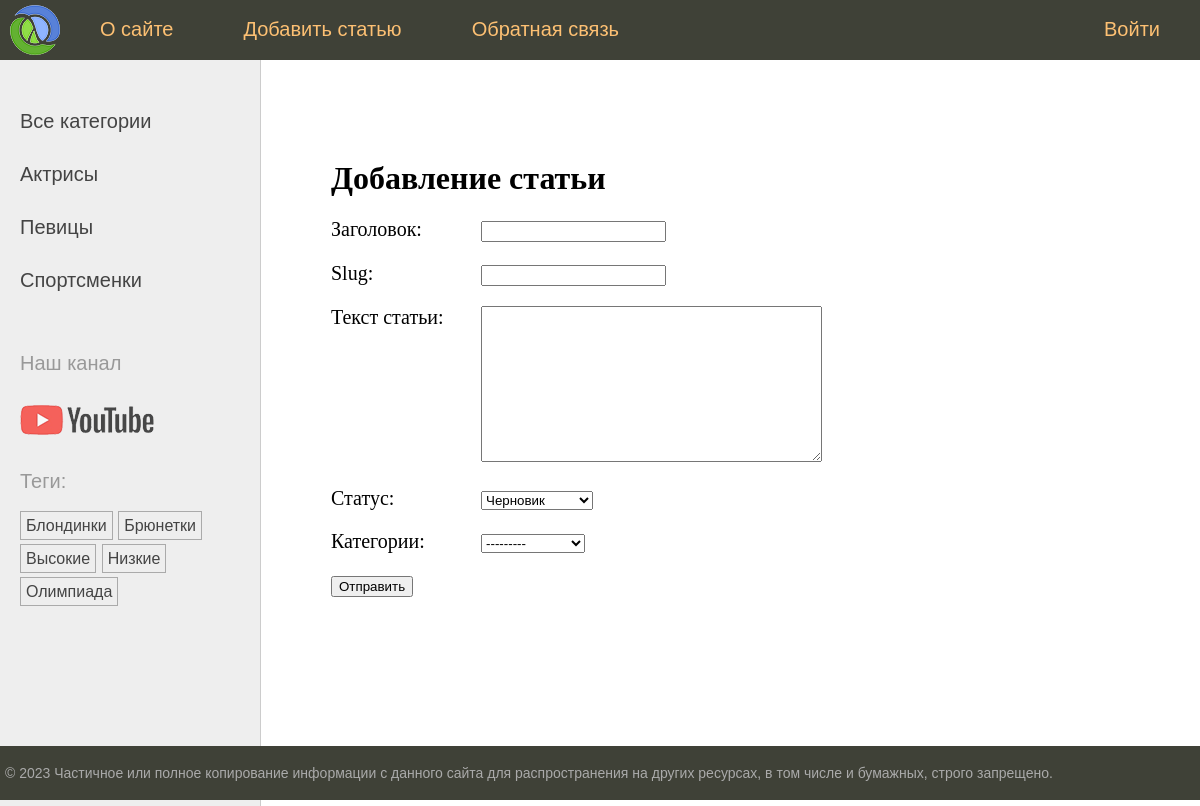
The page /addpage/ on the database its author committed.
### women/models.py (models this page shows, shortened)
class Category(models.Model):
    name = models.CharField(max_length=100, db_index=True, verbose_name="Категория")
    slug = models.SlugField(max_length=255, unique=True)
    class Meta:
        verbose_name = "Категория"
        verbose_name_plural = "Категории"
    def __str__(self):
        return self.name
    def get_absolute_url(self):
        return reverse("category", kwargs={"cat_slug": self.slug})

class TagPost(models.Model):
    tag = models.CharField(max_length=100, db_index=True)
    slug = models.SlugField(max_length=255, unique=True, db_index=True)
    def get_absolute_url(self):
        return reverse("tag", kwargs={"tag_slug": self.slug})

### women/views.py (the view)
# urls.py: path("addpage/", views.AddPage.as_view(), name="add_page"),
class AddPage(DataMixin, CreateView):
    model = Women
    fields = ["title", "slug", "content", "is_published", "cat"]
    template_name = "women/addpage.html"
    success_url = reverse_lazy("home")
    title_page = "Добавление статьи"

### women/templatetags/women_tags.py (called while the page is built)
@register.inclusion_tag("women/list_categories.html")
def show_categories(cat_selected_id=0):
    cats = Category.objects.annotate(total=Count("posts")).filter(total__gt=0)
    return {"cats": cats, "cat_selected": cat_selected_id}

@register.inclusion_tag("women/list_tags.html")
def show_all_tags():
    tags = TagPost.objects.annotate(total=Count("tags")).filter(total__gt=0)
    return {"tags": tags}

### women/templates/women/addpage.html (shortened to what this page needs)
{% extends "base.html" %}
{% block content %}
    <h1>{{ title }}</h1>
    <form action="" method="post" enctype="multipart/form-data">
        {% for f in form %}
            <p><label class="form-label" for="{{ f.id_for_label }}">{{ f.label }}: </label>{{ f }}</p>
        {% endfor %}
        <p><button type="submit">Отправить</button></p>
    </form>
{% endblock %}

### women/templates/women/list_categories.html
{% for cat in cats %}
    {% if cat.id == cat_selected %}
        <li class="selected">{{ cat.name }}</li>
    {% else %}
        <li><a href="{{ cat.get_absolute_url }}">{{ cat.name }}</a></li>
    {% endif %}
{% endfor %}

### women/templates/women/list_tags.html
{% if tags %}
    Теги: </p>
    <ul class="tags-list">
        {% for t in tags %}
            <li><a href="{{ t.get_absolute_url }}">{{ t.tag }}</a></li>
        {% endfor %}
    </ul>
{% endif %}

### women/static/women/css/styles.css (style rules this page uses)
html, body { font-family: 'Arial'; margin: 0; padding: 0; height: 100%; width: 100%; color: #444; }
a { color: #0059b2; text-decoration: none; }
.left-chapters ul { width: 230px; margin: 0; padding: 20px 10px 10px 20px; list-style: none; font-size: 20px; }
.left-chapters ul li { margin: 30px 0 0 0; color: #999; }
.left-chapters ul li a { color: #444; text-decoration: none; }
ul.tags-list { width: 100%; margin: 0; padding: 0; list-style: none; }
ul.tags-list li { margin: 0; padding: 0 0 10px; display: inline-block; }
ul.tags-list li a { padding: 5px; font-size: 16px; border: 1px solid #aaa; }
.content-text h1 { font-size: 32px; }
.form-label { display: inline-block; min-width: 150px; vertical-align: top; }

### rows shown on the page
Category: name "Актрисы"
Category: name "Певицы"
Category: name "Спортсменки"
TagPost: tag "Блондинки"
TagPost: tag "Брюнетки"
TagPost: tag "Высокие"
TagPost: tag "Низкие"
TagPost: tag "Олимпиада"

### other values the page prints
{{ m.title }} "О сайте" "Добавить статью" "Обратная связь" "Войти"
{{ title }} "Добавление статьи"
{{ f.label }} "Заголовок" "Slug" "Текст статьи" "Статус" "Категории"
